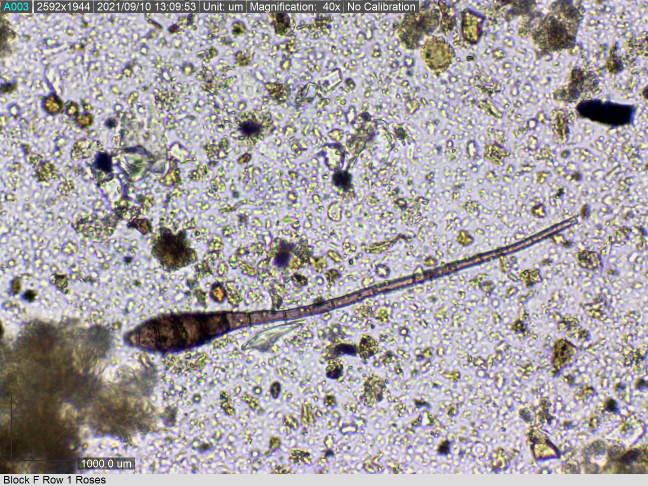
#> input picture fine-art/src/fungal-hypha-lee-kirk.jpg, 1296 x 972 px, given in place of mite-swatch.png, which was not available (shown at 1/2 size)
$ python garments.py
#> lines starting #> are read from the running program, lines starting #| are printed output that depends on the picture
"""New garment types, each dressed in an SFW art direction the team liked.
Flat concept renders on one sheet: out/garments/contact.jpg (+ each piece as png).
"""
import os, sys, io
import numpy as np
from PIL import Image, ImageDraw, ImageFilter
HERE = os.path.dirname(os.path.abspath(__file__))
FA = os.path.join(HERE, "..", "fine-art", "out")
JK = os.path.join(HERE, "out", "jackets")
OUT = os.path.join(HERE, "out", "garments")
C = 700  # cell


def load(p, scale=1.0):
#> called with scale = 0.45
    im = Image.open(p).convert("RGB")
#> im is the input picture: PIL image 1296x972 RGB; mean R, G, B 168.6, 163.4, 166.4
    return im.resize((max(1, int(im.width * scale)), max(1, int(im.height * scale))), Image.LANCZOS)
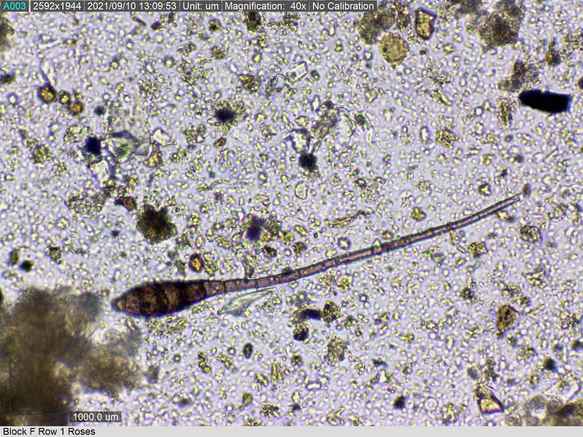
#> returned value: PIL image 583x437 RGB; mean R, G, B 168.5, 163.4, 166.3


def tile(src, w, h, ox=0, oy=0):
    f = Image.new("RGB", (w, h))
    for x in range(-ox, w, src.width):
        for y in range(-oy, h, src.height): f.paste(src, (x, y))
    return f


def piece(polys, fill, outline=(70, 70, 70), extra=None, bg=(232, 232, 229)):
    can = Image.new("RGB", (C, C), bg)
    m = Image.new("L", (C, C), 0); d = ImageDraw.Draw(m)
    for p in polys: d.polygon(p, fill=255)
    sh = m.filter(ImageFilter.GaussianBlur(10)).point(lambda v: v * .25)
    can.paste((150, 150, 148), (8, 10), sh) if False else None
    can.paste(fill, (0, 0), m)
    dd = ImageDraw.Draw(can)
    for p in polys: dd.polygon(p, outline=outline, width=3)
    if extra: extra(dd)
    return can


def beanie_fill():
    """Smaller mite, centred above the cuff, on plain knit ground."""
    sys.path.insert(0, os.path.join(HERE, "..", "fine-art"))
    import knit, cutouts
    g, body, stripe, line = knit.YARNS["Mite"]
    sw = knit.render(knit.chart(cutouts.mite, 48, 66, (7, 14, 34)), [g, body, stripe, line], np.random.default_rng(5)).convert("RGB")
    sw = sw.resize((int(sw.width * .32), int(sw.height * .32)), Image.LANCZOS)
    f = Image.new("RGB", (C, C), g); f.paste(sw, (166, 77))
    return f


def main():
    os.makedirs(OUT, exist_ok=True)
    knit_mite = load(os.path.join(FA, "knit", "mite-swatch.png"), .45)
    knit_tard = load(os.path.join(FA, "knit", "tardigrade-swatch.png"), .3)
#> call 2 of load, with scale = 0.3
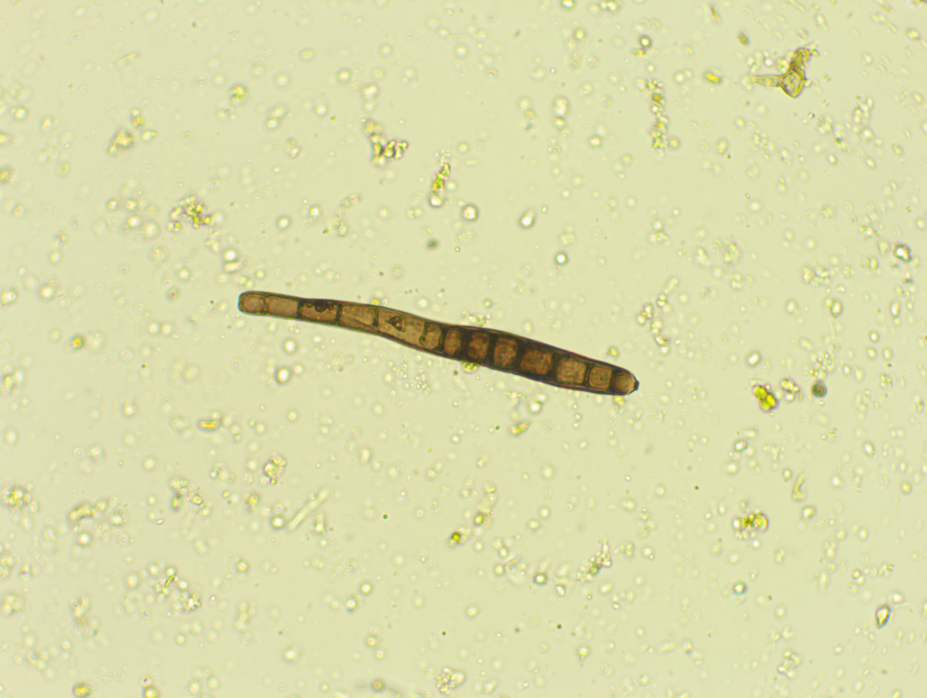
#> input picture fine-art/src/fungal-spore-josia-martens.jpg, 4632 x 3488 px, given in place of tardigrade-swatch.png, which was not available (shown at 1/5 size)
#> in load, im is the input picture: PIL image 4632x3488 RGB; mean R, G, B 219.9, 221.1, 172.2
    topo = load(os.path.join(JK, "contour-back.png"), .35)
#> call 3 of load, with p = 'fashion/out/jackets/contour-back.png', scale = 0.35
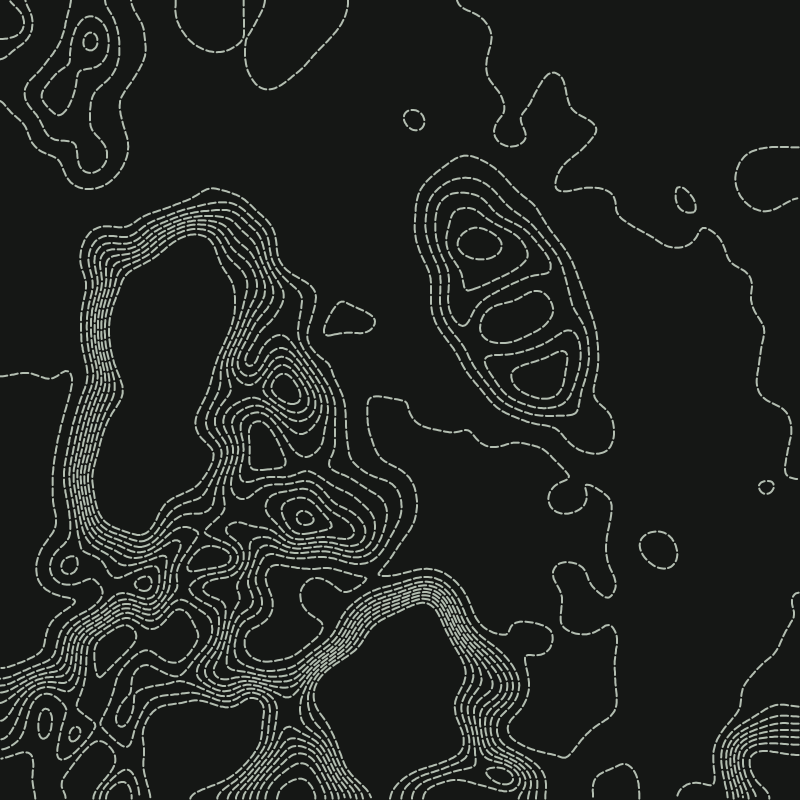
#> input picture fashion/out/jackets/contour-back.png, 2400 x 2400 px (shown at 1/3 size)
#> in load, im is the input picture: PIL image 2400x2400 RGB; mean R, G, B 32.8, 35.5, 32.7
#> in load (call 3), `return im.resize((max(1, int(im.width * scale)), max(1, int(im.height ..`:
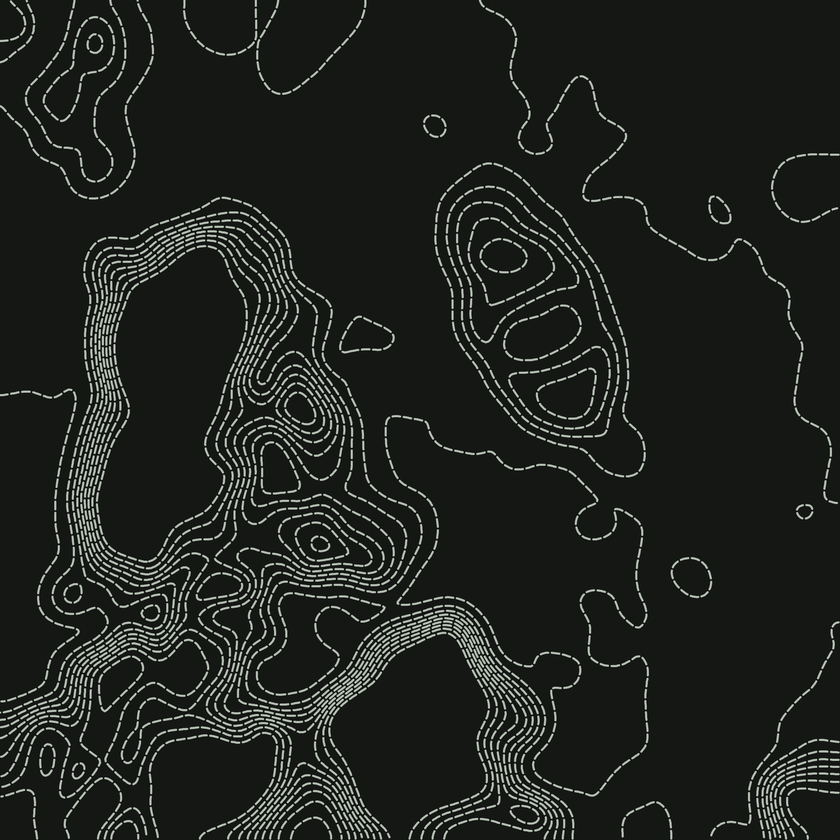
#> returned value: PIL image 840x840 RGB; mean R, G, B 32.8, 35.5, 32.7
    doodle = load(os.path.join(FA, "doodle", "doodle-2.png"), .3)
    camo = load(os.path.join(FA, "camo", "soil-camo-forest.png"), .3)
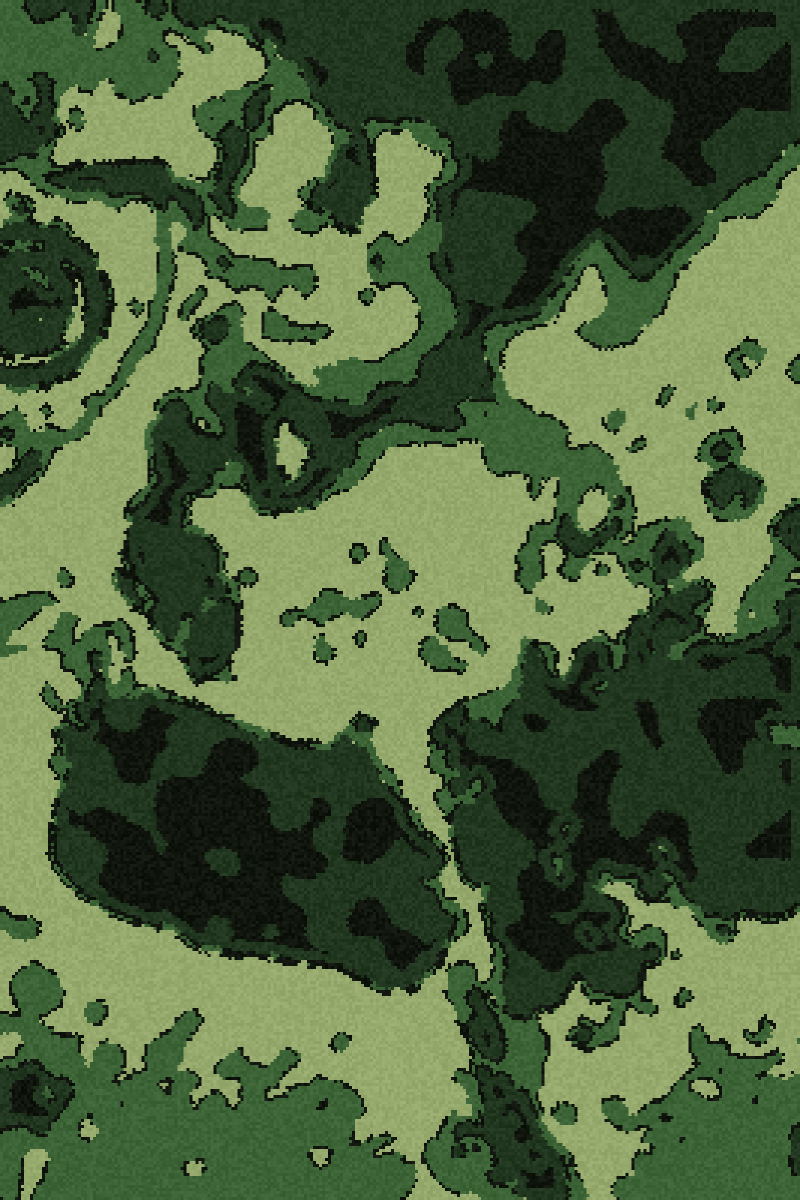
#> input picture fine-art/out/camo/soil-camo-forest.png, 1600 x 2400 px (shown at 1/2 size)
#> in load, im is the input picture: PIL image 1600x2400 RGB; mean R, G, B 76.1, 97.7, 59.9
#> in load (call 5), `return im.resize((max(1, int(im.width * scale)), max(1, int(im.height ..`:
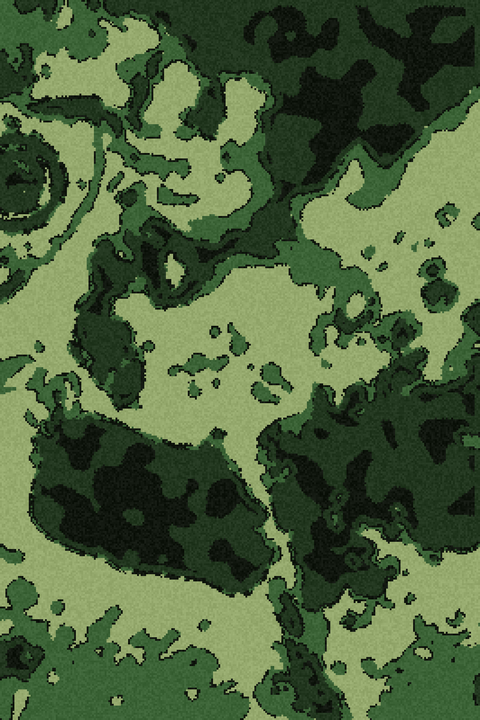
#> returned value: PIL image 480x720 RGB; mean R, G, B 76.1, 97.7, 59.9
    import cairosvg
#> (the run stopped early here; a loop or call above may not have finished)
